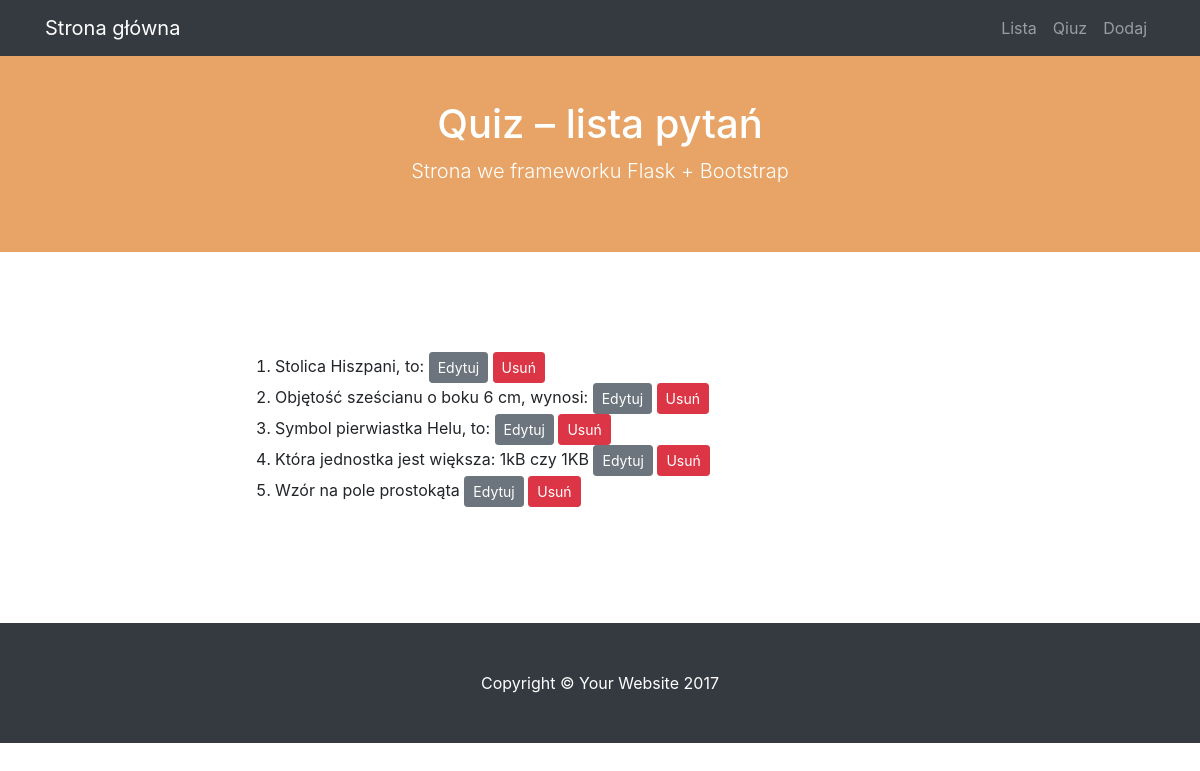
The app's page /lista, older data.
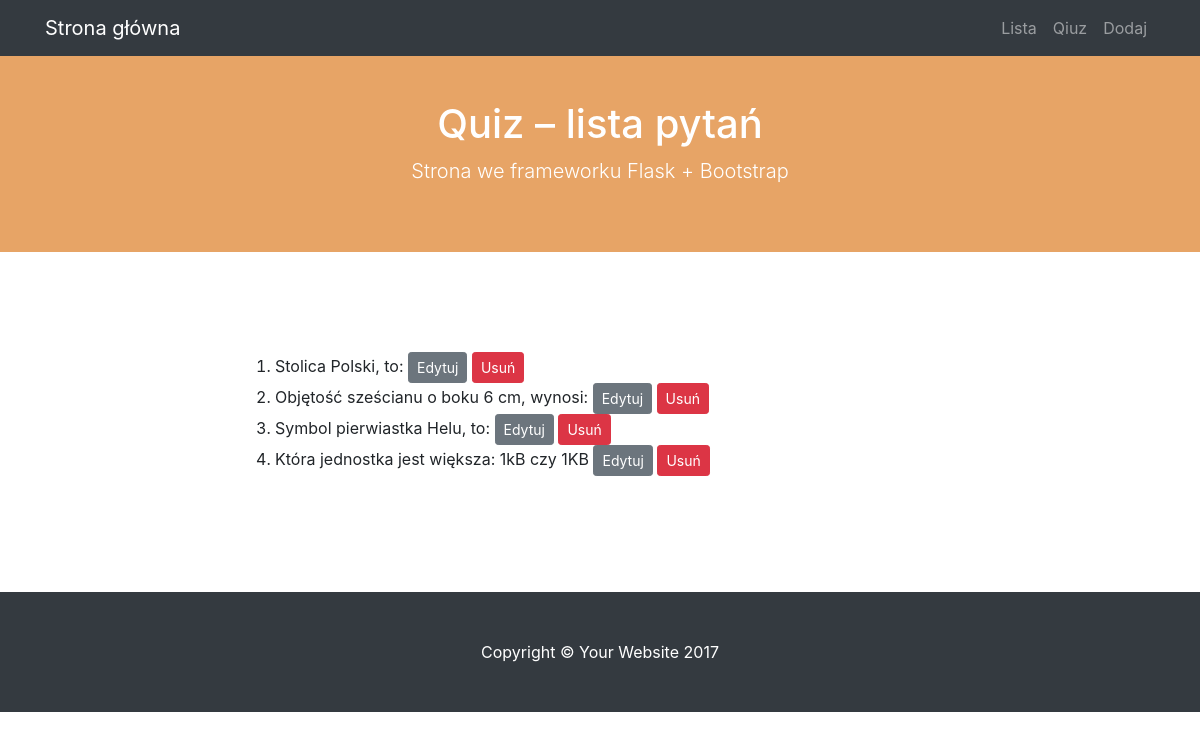
The same page, newer data.
### modele.py (models this page shows)
class BazaModel(Model):
    class Meta:
        database = baza

class Pytanie(BazaModel):
    pytanie = CharField(null=False)
    kategoria = ForeignKeyField(Kategoria, related_name='pytania')

### views.py (the view)
@app.route("/lista")
def lista():
    pytania = Pytanie().select()
    if not pytania.count():
        pass
    return render_template('lista.html', pytania=pytania)

### quiz.py (called while the page is built)
@app.before_request
def before_request():
    g.db = baza
    g.db.connect()

@app.after_request
def after_request(response):
    g.db.close()
    return response

### templates/lista.html (shortened to what this page needs)
{% extends "szablon.html" %}
{% block h1 %}Quiz – lista pytań{% endblock %}
{% block tresc %}
    <ol>
    {% for p in pytania %}
        <li>{{ p.pytanie }}
            <a href="{{ url_for('edytuj', pid=p.id) }}" class="btn btn-sm btn-secondary">Edytuj</a>
            <a href="{{ url_for('usun', pid=p.id) }}" class="btn btn-sm btn-danger">Usuń</a>
        </li>
    {% endfor %}
    </ol>
{% endblock %}

Row changes from the older to the newer data that the page shows:
removed Pytanie: pytanie "Wzór na pole prostokąta"
changed Pytanie: pytanie "Stolica Hiszpani, to:" → "Stolica Polski, to:"
